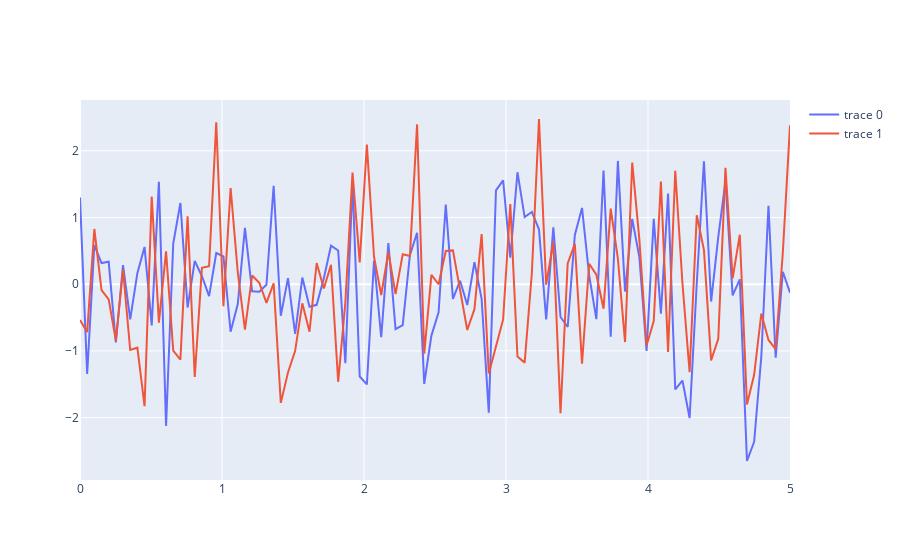

Write notebook code for a chart like this one.
### Code cell
# mit plotly 'normal'

traces = [go.Scatter(x=df['Time'], y=df[spalte]) for spalte in ['Spalte B','Spalte C']]
fig = go.Figure(data=traces)
fig.show()
